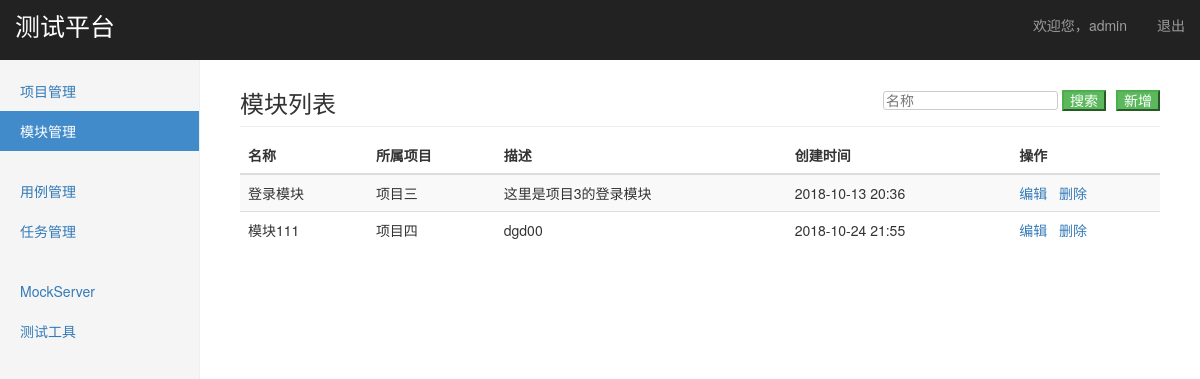
The page /manage/module_manage/ (signed in) on the database its author committed.
### project_app/models.py (models this page shows, shortened)
class Module(models.Model):
    project = models.ForeignKey(Project, on_delete=models.CASCADE, verbose_name="所属项目")
    name = models.CharField("名称", max_length=100, default="", blank=False, null=False)
    description = models.TextField("描述", default="", blank=True, null=True)
    create_time = models.DateTimeField("创建时间", auto_now_add=True)

class Project(models.Model):
    name = models.CharField("名称", max_length=100, default="", blank=False, null=False)
    description = models.TextField("描述", default="", blank=True, null=True)
    status = models.BooleanField("状态", default=True)
    create_time = models.DateTimeField("创建时间", auto_now_add=True)
    def __str__(self):
        return self.name

### project_app/views/module_views.py (the view)
# urls.py: path("module_manage/", module_views.module_manage),
@login_required
def module_manage(request):
    username = request.session.get("user", "")
    module_all = Module.objects.all()
    return render(request, "module_manage.html", {"user": username, "modules": module_all, "type": "list"})

### templates/module_manage.html (shortened to what this page needs)
{% extends "base.html" %}
{% block content %}
    <div class="container-fluid">
        <div class="row">
            <div class="col-sm-3 col-md-2 sidebar" style="z-index: 50;">
                <ul class="nav nav-sidebar">
                    <li><a href="/manage/project_manage/">项目管理</a></li>
                    <li class="active"><a href="javascript:void(0)">模块管理</a></li>
                </ul>
                <ul class="nav nav-sidebar">
                    <li><a href="">用例管理</a></li>
                    <li><a href="">任务管理</a></li>
                </ul>
                <ul class="nav nav-sidebar">
                    <li><a href="">MockServer</a></li>
                    <li><a href="">测试工具</a></li>
                </ul>
            </div>
            {% if type == "list" %}
                <div class="col-sm-9 col-sm-offset-3 col-md-10 col-md-offset-2 main">
                    <h3 class="sub-header">模块列表
                        <div style="overflow: hidden; float:right; font-size: 14px">
                            <form style="float: left; margin-right: 10px;" action="/manage/search_module/" method="get">
                                <input style="color: #999;border-radius:3px;border: 1px solid #ccc" type="text" name="keyword" placeholder="名称" />
                                <input type="submit" class="btn-success" value="搜索" />
                            </form>
                            <button style="float: right" class="btn-success" onclick="window.location.href='/manage/add_module/'">新增</button>
                        </div>
                    </h3>
                    <div class="table-responsive">
                        <table class="table table-striped">
                            <thead>
                                <tr>
                                    <th>名称</th>
                                    <th>所属项目</th>
                                    <th>描述</th>
                                    <th>创建时间</th>
                                    <th>操作</th>
                                </tr>
                            </thead>
                            <tbody>
                                {% for module in modules %}
                                <tr>
                                    <td>{{ module.name }}</td>
                                    <td>{{ module.project }}</td>
                                    <td>{{ module.description }}</td>
                                    <td>{{ module.create_time | date:"Y-m-d H:i"  }}</td>
                                    <td>
                                        <a href="/manage/edit_module/{{ module.id }}/">编辑</a>&nbsp;&nbsp;
                                        <a href="javascript:void(0)" onclick='deleteModule("{{ module.name }}", "{{ module.id }}")'>删除</a>
                                    </td>
                                </tr>
                                {% endfor %}
                            </tbody>
                        </table>
                    </div>
                </div>
            {% endif %}
        </div>
    </div>
{% endblock %}

### templates/base.html (shortened to what this page needs)
<!DOCTYPE html>
<html lang="zh-CN">
    <head>
        {% load static %}
        <link href="{% static 'css/jquery-ui.css' %}" rel="stylesheet">
        <link href="{% static 'css/bootstrap.min.css' %}" rel="stylesheet">
        <link href="{% static 'css/dashboard.css' %}" rel="stylesheet">
        <link href="{% static 'css/ie10-viewport-bug-workaround.css' %}" rel="stylesheet">
    </head>
    <body>
        <nav class="navbar navbar-inverse navbar-fixed-top" style="z-index: 60;">
            <div class="container-fluid">
                <div class="navbar-header">
                    <p class="navbar-brand" style="font-size: 25px">测试平台</p>
                </div>
                <div id="navbar" class="navbar-collapse collapse">
                    <ul class="nav navbar-nav navbar-right">
                        <li><a href="javascript:void(0)"> 欢迎您，{{ user }}</a></li>
                        <li><a href="/logout/">退出</a></li>
                    </ul>
                </div>
            </div>
        </nav>
        {% block content %}
        {% endblock %}
    </body>
</html>

### static/css/dashboard.css (style rules this page uses)
body { padding-top: 50px; }
.sub-header { padding-bottom: 10px; border-bottom: 1px solid #eee; }
.navbar-fixed-top { border: 0; }
.sidebar { display: none; }
@media (min-width: 768px) { .sidebar { position: fixed; top: 51px; bottom: 0; left: 0; z-index: 1000; display: block; padding: 20px; overflow-x: hidden; overflow-y: auto; background-color: #f5f5f5; border-right: 1px solid #eee; } }
.nav-sidebar { margin-right: -21px; margin-bottom: 20px; margin-left: -20px; }
.nav-sidebar > li > a { padding-right: 20px; padding-left: 20px; }
.nav-sidebar > .active > a, .nav-sidebar > .active > a:hover, .nav-sidebar > .active > a:focus { color: #fff; background-color: #428bca; }
.main { padding: 20px; }
@media (min-width: 768px) { .main { padding-right: 40px; padding-left: 40px; } }

### rows shown on the page
Module: name "登录模块", project "项目三", description "这里是项目3的登录模块", create_time "2018-10-13 20:36"
Module: name "模块111", project "项目四", description "dgd00", create_time "2018-10-24 21:55"

### other values the page prints
{{ user }} "admin"
